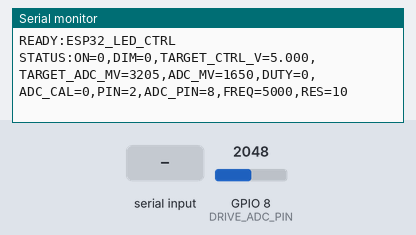
Bench run of a sketch on a simulated ESP32-S3. Parts: the last lines printed to the serial monitor. The inputs (shaded band) are chosen by the test bench; at power-on: GPIO 8 (DRIVE_ADC_PIN) = 2048 (analog values on the 0–4095 scale).

Above: at 1.3 s.
1.4 s: "ON:1\n" received over Serial
At 2.5 s:
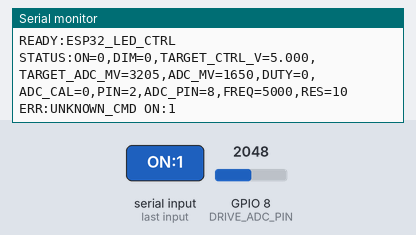
2.9 s: "OFF:1\n" received over Serial
At 3.6 s:
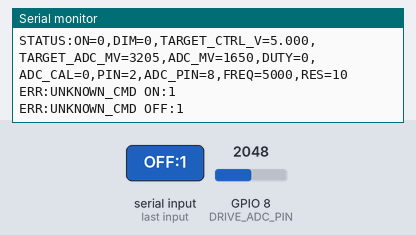
4.4 s: "STATUS:1\n" received over Serial
At 4.8 s:
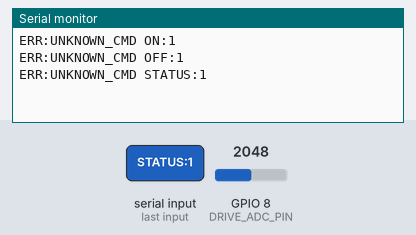
5.9 s: "ADC:1\n" received over Serial
At 7.1 s:
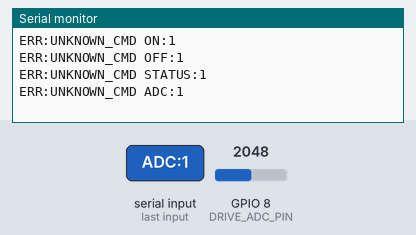
7.4 s: "RECAL:1\n" received over Serial
At 8.3 s:
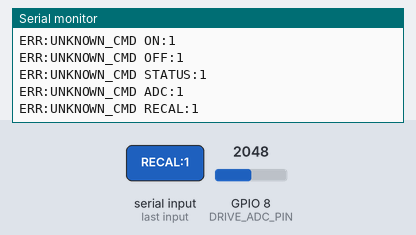
8.9 s: "ON\n" received over Serial
At 10.5 s:
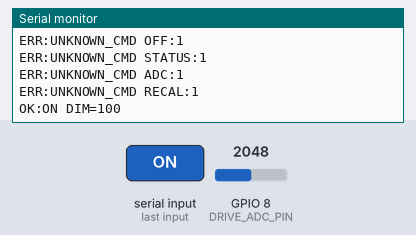

Measured:
- after the input at 1.4 s, the serial monitor: prints a new line at once (image 1)
- after the input at 2.9 s, the serial monitor: prints a new line at once (image 2)
- after the input at 4.4 s, the serial monitor: prints a new line at once (image 3)
- after the input at 5.9 s, the serial monitor: prints a new line at once (image 4)
- after the input at 7.4 s, the serial monitor: prints a new line at once (image 5)
- after the input at 8.9 s, the serial monitor: prints a new line after 0.13 s (image 6)

The sketch:

esp32_led_controller.ino
```cpp
/*
  ESP32-S3 LED PWM Controller
  Board: ESP32-S3-WROOM-1-N16R8 (Arduino core for ESP32)
  PWM pin: GPIO2 (IO02). DRIVE_ADC feedback: GPIO8 (IO08).

  Closed-loop: slider maps to CRTL voltage at LED driver (5V=OFF, 1.65V=ON max).
  DRIVE_ADC = V_ctrl * R11/(R5+R11) per schematic (56k + 100k divider).

  Serial (115200, newline-terminated):
    DIM:X | ON | OFF | STATUS | ADC | RECAL | HELP

  RECAL re-runs ADC-vs-PWM calibration if hardware changes.
*/

#include <Arduino.h>

// ---- Hardware ----
static const uint8_t PWM_PIN = 2;
static const uint8_t DRIVE_ADC_PIN = 8;
static const uint8_t PWM_CH = 0;
static const uint32_t PWM_FREQ = 5000;
static const uint8_t PWM_RES_BITS = 10;

// CRTL line targets (client spec): 5V = 0% (OFF), 1.65V = 100% (ON max)
static const float CTRL_VOLT_OFF = 5.00f;
static const float CTRL_VOLT_ON_MAX = 1.65f;

// Divider at DRIVE_ADC: R5=56k from CRTL, R11=100k to GND -> V_adc = V_ctrl * 100/(56+100)
static const float ADC_DIV = 100.0f / (56.0f + 100.0f);

// Closed-loop trim (few PWM updates per DIM — avoids visible “burst” from binary search)
static const uint8_t ADC_SAMPLES = 12;
static const uint16_t ADC_DEADBAND_MV = 35;
static const uint8_t TRIM_MAX_ITER = 5;
static const uint32_t TRIM_SETTLE_MS = 12;
static const int32_t TRIM_STEP_CAP = 72;

// Warm DIM: never let duty leave this band around last converged duty (stops
// wrong-sign trim from sprinting to duty=0 = full brightness on this hardware).
static const uint32_t WARM_DUTY_GUARD_MIN = 200;

// Calibration: two duties far enough apart for a reliable slope sign
static const uint8_t CAL_SETTLE_MS = 14;
static const uint32_t CAL_DUTY_SPAN = 220;

// ---- State ----
static uint8_t g_brightnessPct = 0;
static uint8_t g_lastNonZeroPct = 100;
static String g_line;
static bool g_pwmAttached = false;
static float g_lastTargetCtrlV = CTRL_VOLT_OFF;
static uint16_t g_lastTargetAdcMv = 0;
static uint32_t g_lastDuty = 0;
static bool g_adcRisesWithDuty = true;
static bool g_adcCalibrated = false;

static inline uint32_t maxDuty() {
  return (1UL << PWM_RES_BITS) - 1UL;
}

// Target CRTL voltage (V) for slider 0..100
static float sliderToCtrlVolt(uint8_t pct) {
  if (pct <= 0) return CTRL_VOLT_OFF;
  if (pct >= 100) return CTRL_VOLT_ON_MAX;
  const float t = (float)pct / 100.0f;
  return CTRL_VOLT_OFF - t * (CTRL_VOLT_OFF - CTRL_VOLT_ON_MAX);
}

// Expected DRIVE_ADC pin voltage (mV) for a given CRTL voltage
static uint16_t ctrlVoltToTargetAdcMv(float vCtrl) {
  if (vCtrl < 0.0f) vCtrl = 0.0f;
  if (vCtrl > CTRL_VOLT_OFF) vCtrl = CTRL_VOLT_OFF;
  const float vAdc = vCtrl * ADC_DIV;
  return (uint16_t)(vAdc * 1000.0f + 0.5f);
}

static uint32_t sampleAdcMv() {
#if !defined(ARDUINO_ARCH_ESP32)
  return 0;
#else
  uint32_t sum = 0;
  for (uint8_t i = 0; i < ADC_SAMPLES; ++i) {
    sum += (uint32_t)analogReadMilliVolts(DRIVE_ADC_PIN);
    delayMicroseconds(200);
  }
  return sum / ADC_SAMPLES;
#endif
}

// Learn whether higher LEDC duty increases or decreases ADC reading (hardware-dependent).
static void calibrateAdcVsDuty() {
#if !defined(ARDUINO_ARCH_ESP32)
  g_adcRisesWithDuty = true;
  g_adcCalibrated = false;
  return;
#endif
  const uint32_t hi = maxDuty();
  const uint32_t mid = hi / 2;
  const uint32_t half = CAL_DUTY_SPAN / 2;
  uint32_t dLo = (mid > half) ? (mid - half) : 0;
  uint32_t dHi = (mid + half < hi) ? (mid + half) : hi;
  if (dHi <= dLo + 40) {
    dLo = hi / 5;
    dHi = (hi * 4) / 5;
  }

  ledcWrite(PWM_CH, dLo);
  delay(CAL_SETTLE_MS);
  uint32_t aLo = sampleAdcMv();

  ledcWrite(PWM_CH, dHi);
  delay(CAL_SETTLE_MS);
  uint32_t aHi = sampleAdcMv();

  if (aHi > aLo + 25) {
    g_adcRisesWithDuty = true;
  } else if (aLo > aHi + 25) {
    g_adcRisesWithDuty = false;
  } else {
    // Ambiguous: prefer "higher duty -> higher ADC" (RC low-pass at sense is common).
    g_adcRisesWithDuty = true;
  }
  g_adcCalibrated = true;
}

// Open-loop duty: 0% -> high duty (high V / OFF), 100% -> low duty (low V / ON max).
static uint32_t openLoopDutyFromPct(uint8_t pct) {
  const uint32_t mx = maxDuty();
  if (pct <= 0) return mx;
  if (pct >= 100) return 0;
  return (uint32_t)((float)mx * (100.0f - (float)pct) / 100.0f + 0.5f);
}

static uint32_t warmDutyAllowance(uint8_t pct, uint8_t prevPct, uint32_t mx) {
  uint8_t span = pct > prevPct ? (uint8_t)(pct - prevPct) : (uint8_t)(prevPct - pct);
  uint32_t per = mx / 100u;
  if (per < 4) per = 4;
  uint32_t allow = (uint32_t)span * per + WARM_DUTY_GUARD_MIN;
  const uint32_t cap = mx / 2u;
  if (allow > cap) {
    allow = cap;
  }
  return allow;
}

static int32_t clampDutyToWindow(int32_t d, int32_t lo, int32_t hi) {
  if (d < lo) return lo;
  if (d > hi) return hi;
  return d;
}

// Few proportional trims from a sensible starting duty (no wide binary search).
// useFullDutyRange: after RECAL / first cal, or 0->ON — no tight guard around last duty.
static uint32_t findDutyForTargetAdcMv(
    uint16_t targetMv, uint8_t pct, bool useFullDutyRange, uint8_t prevPct) {
  const uint32_t mx = maxDuty();
  uint32_t duty = openLoopDutyFromPct(pct);
  int32_t guardLo = 0;
  int32_t guardHi = (int32_t)mx;

  if (g_lastDuty > 0 && prevPct > 0) {
    duty = (uint32_t)(((uint64_t)g_lastDuty * 2ULL + (uint64_t)duty) / 3ULL);
    if (duty > mx) duty = mx;
  }

  if (!useFullDutyRange && g_lastDuty > 0) {
    const uint32_t allow = warmDutyAllowance(pct, prevPct, mx);
    guardLo = clampDutyToWindow((int32_t)g_lastDuty - (int32_t)allow, 0, (int32_t)mx);
    guardHi = clampDutyToWindow((int32_t)g_lastDuty + (int32_t)allow, 0, (int32_t)mx);
    duty = (uint32_t)clampDutyToWindow((int32_t)duty, guardLo, guardHi);
  }

  for (uint8_t iter = 0; iter < TRIM_MAX_ITER; ++iter) {
    ledcWrite(PWM_CH, duty);
    delay(TRIM_SETTLE_MS);
    const uint32_t adcMv = sampleAdcMv();
    const int32_t err = (int32_t)targetMv - (int32_t)adcMv;
    const int32_t absErr = err < 0 ? -err : err;
    if (absErr <= (int32_t)ADC_DEADBAND_MV) {
      break;
    }

    int32_t step = (err * (int32_t)mx) / 500;
    if (step > TRIM_STEP_CAP) {
      step = TRIM_STEP_CAP;
    }
    if (step < -TRIM_STEP_CAP) {
      step = -TRIM_STEP_CAP;
    }
    if (step == 0) {
      step = (err > 0) ? 2 : -2;
    }
    if (!g_adcRisesWithDuty) {
      step = -step;
    }

    int32_t nd = (int32_t)duty + step;
    nd = clampDutyToWindow(nd, guardLo, guardHi);
    duty = (uint32_t)nd;
  }

  ledcWrite(PWM_CH, duty);
  delay(TRIM_SETTLE_MS);
  return duty;
}

static void applyBrightness(uint8_t pct) {
  const uint8_t prevApplied = g_brightnessPct;
  if (pct > 100) pct = 100;
  g_brightnessPct = pct;
  if (pct > 0) g_lastNonZeroPct = pct;

  if (pct == 0) {
    if (g_pwmAttached) {
      ledcDetachPin(PWM_PIN);
      g_pwmAttached = false;
    }
    pinMode(PWM_PIN, OUTPUT);
    digitalWrite(PWM_PIN, HIGH);
    g_lastTargetCtrlV = CTRL_VOLT_OFF;
    g_lastTargetAdcMv = ctrlVoltToTargetAdcMv(CTRL_VOLT_OFF);
    g_lastDuty = 0;
    return;
  }

  if (!g_pwmAttached) {
    ledcAttachPin(PWM_PIN, PWM_CH);
    g_pwmAttached = true;
  }

  bool ranCalibration = false;
  if (!g_adcCalibrated) {
    calibrateAdcVsDuty();
    ranCalibration = true;
  }

  const float vCtrl = sliderToCtrlVolt(pct);
  g_lastTargetCtrlV = vCtrl;
  g_lastTargetAdcMv = ctrlVoltToTargetAdcMv(vCtrl);

  const bool fromOff = (prevApplied == 0);
  const bool useFullDutyRange = fromOff || ranCalibration;
  g_lastDuty = findDutyForTargetAdcMv(g_lastTargetAdcMv, pct, useFullDutyRange, prevApplied);
}

static void printAdcPinVoltage() {
  const uint32_t adcMv = sampleAdcMv();
  const float vAdc = (float)adcMv / 1000.0f;
  float estCtrlV = 0.0f;
  if (ADC_DIV > 0.0001f) {
    estCtrlV = vAdc / ADC_DIV;
  }
  Serial.print("OK:ADC_PIN=");
  Serial.print(DRIVE_ADC_PIN);
  Serial.print(",MV=");
  Serial.print(adcMv);
  Serial.print(",V=");
  Serial.print(vAdc, 3);
  Serial.print(",EST_CTRL_V=");
  Serial.print(estCtrlV, 3);
  Serial.println();
}

static void printStatus() {
  const uint32_t adcMv = sampleAdcMv();
  Serial.print("STATUS:ON=");
  Serial.print(g_brightnessPct > 0 ? "1" : "0");
  Serial.print(",DIM=");
  Serial.print(g_brightnessPct);
  Serial.print(",TARGET_CTRL_V=");
  Serial.print(g_lastTargetCtrlV, 3);
  Serial.print(",TARGET_ADC_MV=");
  Serial.print(g_lastTargetAdcMv);
  Serial.print(",ADC_MV=");
  Serial.print(adcMv);
  Serial.print(",DUTY=");
  Serial.print(g_lastDuty);
  Serial.print(",ADC_CAL=");
  Serial.print(g_adcCalibrated ? (g_adcRisesWithDuty ? "1" : "0") : "0");
  Serial.print(",PIN=");
  Serial.print(PWM_PIN);
  Serial.print(",ADC_PIN=");
  Serial.print(DRIVE_ADC_PIN);
  Serial.print(",FREQ=");
  Serial.print(PWM_FREQ);
  Serial.print(",RES=");
  Serial.println(PWM_RES_BITS);
}

static bool parseDimCommand(const String &cmd, uint8_t &outPct) {
  int sep = cmd.indexOf(':');
  if (sep < 0) return false;
  String lhs = cmd.substring(0, sep);
  lhs.trim();
  lhs.toUpperCase();
  if (lhs != "DIM") return false;
  String rhs = cmd.substring(sep + 1);
  rhs.trim();
  if (rhs.length() == 0) return false;
  for (int i = 0; i < rhs.length(); ++i) {
    if (!isDigit((unsigned char)rhs[i])) return false;
  }
  int v = rhs.toInt();
  if (v < 0) v = 0;
  if (v > 100) v = 100;
  outPct = (uint8_t)v;
  return true;
}

static void handleCommand(String cmd) {
  cmd.trim();
  if (cmd.length() == 0) return;
  String upper = cmd;
  upper.toUpperCase();

  uint8_t dimPct = 0;
  if (parseDimCommand(upper, dimPct)) {
    applyBrightness(dimPct);
    Serial.print("OK:DIM=");
    Serial.println(g_brightnessPct);
    return;
  }
  if (upper == "ON") {
    if (g_lastNonZeroPct == 0) g_lastNonZeroPct = 100;
    applyBrightness(g_lastNonZeroPct);
    Serial.print("OK:ON DIM=");
    Serial.println(g_brightnessPct);
    return;
  }
  if (upper == "OFF") {
    applyBrightness(0);
    Serial.println("OK:OFF");
    return;
  }
  if (upper == "STATUS") {
    printStatus();
    return;
  }
  if (upper == "ADC") {
    printAdcPinVoltage();
    return;
  }
  if (upper == "RECAL") {
    g_adcCalibrated = false;
    if (g_brightnessPct > 0) {
      applyBrightness(g_brightnessPct);
    }
    Serial.println("OK:RECAL");
    return;
  }
  if (upper == "HELP") {
    Serial.println("CMDS:DIM:X|ON|OFF|STATUS|ADC|RECAL|HELP");
    return;
  }
  Serial.print("ERR:UNKNOWN_CMD ");
  Serial.println(cmd);
}

void setup() {
  Serial.begin(115200);
  delay(100);

#if defined(ARDUINO_ARCH_ESP32)
  analogReadResolution(12);
#endif
  pinMode(DRIVE_ADC_PIN, INPUT);

  ledcSetup(PWM_CH, PWM_FREQ, PWM_RES_BITS);
  ledcAttachPin(PWM_PIN, PWM_CH);
  g_pwmAttached = true;

  applyBrightness(0);

  Serial.println("READY:ESP32_LED_CTRL");
  printStatus();
}

void loop() {
  while (Serial.available() > 0) {
    char c = (char)Serial.read();
    if (c == '\n' || c == '\r') {
      if (g_line.length() > 0) {
        handleCommand(g_line);
        g_line = "";
      }
    } else if (g_line.length() < 128) {
      g_line += c;
    }
  }
}
```
